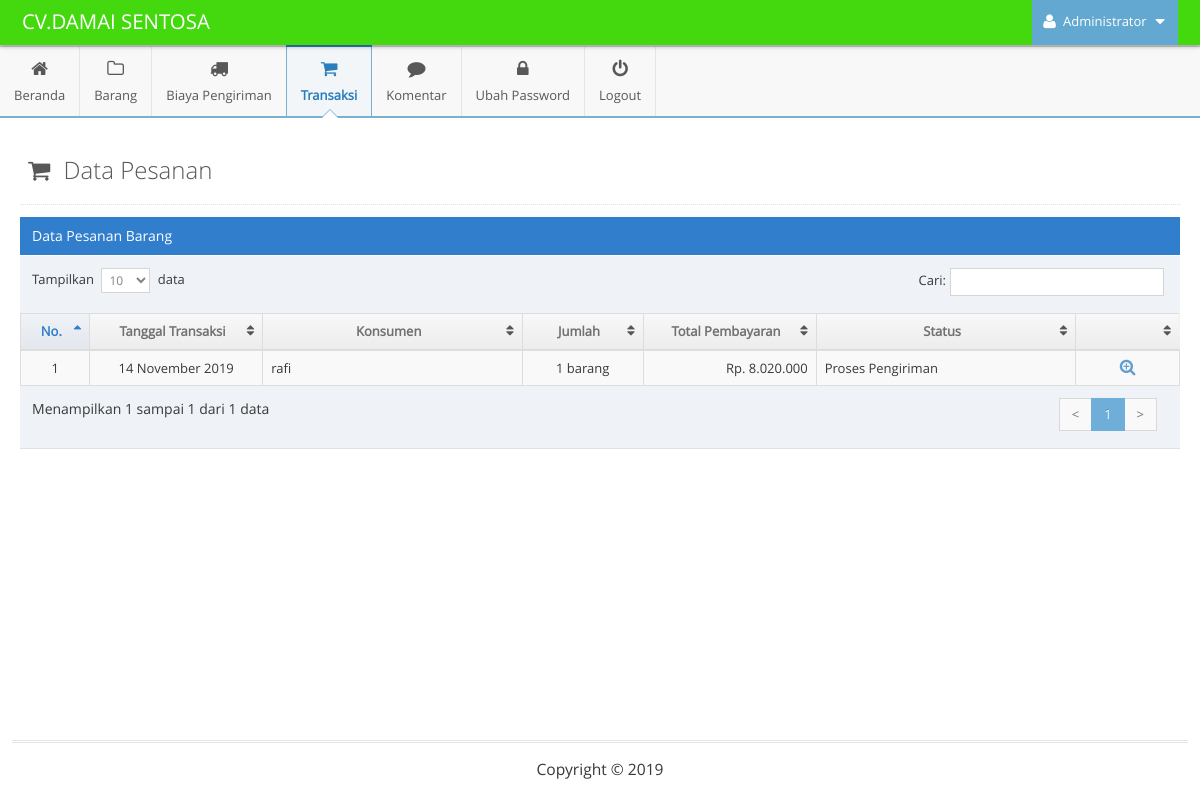
/admin/main.php?module=pesanan (signed in), run on the app's committed database.
### tables this page shows
CREATE TABLE `tbl_transaksi` (
  `id_transaksi` int(11) NOT NULL,
  `tanggal_transaksi` timestamp NOT NULL DEFAULT CURRENT_TIMESTAMP,
  `id_konsumen` int(11) NOT NULL,
  `total_bayar` int(11) NOT NULL,
  `status` varchar(50) NOT NULL DEFAULT 'Menunggu Pembayaran'
);

CREATE TABLE `tbl_konsumen` (
  `id_konsumen` int(11) NOT NULL,
  `tanggal_daftar` timestamp NOT NULL DEFAULT CURRENT_TIMESTAMP,
  `nama_konsumen` varchar(30) NOT NULL,
  `alamat` varchar(100) NOT NULL,
  `kota` int(4) NOT NULL,
  `provinsi` int(2) NOT NULL,
  `kode_pos` varchar(5) NOT NULL,
  `telepon` varchar(12) NOT NULL,
  `email` varchar(30) NOT NULL,
  `password` varchar(50) NOT NULL
);

### config/fungsi_tanggal.php (called while the page is built, shortened)
<?php
	function tgl_eng_to_ind($tgl) {
		$tanggal	= explode('-',$tgl);
		$kdbl		= $tanggal[1];
		if ($kdbl == '01')	{
			$nbln = 'Januari';
		}
		else if ($kdbl == '02') {
			$nbln = 'Februari';
		}
		else if ($kdbl == '03') {
			$nbln = 'Maret';
		}
		else if ($kdbl == '04') {
			$nbln = 'April';
		}
		else if ($kdbl == '05') {
			$nbln = 'Mei';
		}
		else if ($kdbl == '06') {
			$nbln = 'Juni';
		}
		else if ($kdbl == '07') {
			$nbln = 'Juli';
		}
		else if ($kdbl == '08') {
			$nbln = 'Agustus';
		}
		else if ($kdbl == '09') {
			$nbln = 'September';
		}
		else if ($kdbl == '10') {
			$nbln = 'Oktober';
		}
		else if ($kdbl == '11') {
			$nbln = 'November';
		}
		$tgl_ind = $tanggal[0]." ".$nbln." ".$tanggal[2];
		return $tgl_ind;
	}
?>

### config/fungsi_rupiah.php (called while the page is built, shortened)
<?php
function format_rupiah_nol($angka){
  $rupiah=number_format($angka,0,',','.');
  return $rupiah;
}
?>

### admin/modules/pesanan/view.php (the view)
<div class="page-content">
	<div class="page-header">
		<h1 style="color:#585858">
			<i style="margin-right:7px" class="ace-icon fa fa-shopping-cart"></i> Data Pesanan
		</h1>
	</div>
	<div class="row">
		<div class="col-xs-12">
			<div class="row">
				<div class="col-xs-12">
					<div class="table-header">
						Data Pesanan Barang
					</div>
					<div>
						<table id="dynamic-table" class="table table-striped table-bordered table-hover">
							<thead>
								<tr>
									<th>No.</th>
									<th>Tanggal Transaksi</th>
									<th>Konsumen</th>
									<th>Jumlah</th>
                                    <th>Total Pembayaran</th>
                                    <th>Status</th>
									<th></th>
								</tr>
							</thead>
							<tbody>
							<?php
                            $no = 1;
                            $query = mysqli_query($mysqli, "SELECT * FROM tbl_transaksi as a INNER JOIN tbl_konsumen as b
                            								ON a.id_konsumen=b.id_konsumen
                            								ORDER BY a.id_transaksi DESC")
                                                            or die('Ada kesalahan pada query transaksi: '.mysqli_error($mysqli));
                            while ($data = mysqli_fetch_assoc($query)) {
                                $tgl               = substr($data['tanggal_transaksi'],0,10);
                                $exp               = explode('-',$tgl);
                                $tanggal_transaksi = tgl_eng_to_ind($exp[2]."-".$exp[1]."-".$exp[0]);
                                $query1 = mysqli_query($mysqli, "SELECT COUNT(id_detail) as jumlah FROM tbl_transaksi_detail
                                                            WHERE id_transaksi='$data[id_transaksi]'")
                                                            or die('Ada kesalahan pada query detail: '.mysqli_error($mysqli));
                                $data1 = mysqli_fetch_assoc($query1);
                            ?>
                            	<tr>
									<td width="40" class="center"><?php echo $no; ?></td>
									<td width="100" class="center"><?php echo $tanggal_transaksi; ?></td>
									<td width="150"><?php echo $data['nama_konsumen']; ?></td>
									<td width="70" class="center"><?php echo $data1['jumlah']; ?> barang</td>
									<td width="100" align="right">Rp. <?php echo format_rupiah_nol($data['total_bayar']); ?></td>
									<td width="150"><?php echo $data['status']; ?></td>
									<td width="60" class="center">
										<div class="action-buttons">
											<a data-rel="tooltip" data-placement="top" title="Detail" class="blue tooltip-info" href="?module=form_pesanan&form=detail&id=<?php echo $data['id_transaksi']; ?>&id_konsumen=<?php echo $data['id_konsumen']; ?>">
												<i class="ace-icon fa fa-search-plus bigger-130"></i>
											</a>
										</div>
									</td>
								</tr>
							<?php
                            	$no++;
                            } ?>
							</tbody>
						</table>
					</div>
				</div>
			</div>
		</div>
	</div>
</div>

### data on the page
tbl_transaksi: tanggal_transaksi "14 November 2019", id_konsumen.nama_konsumen "rafi", jumlah "1", total_bayar "8.020.000", status "Proses Pengiriman"

### other printed values
$_SESSION['nama_admin'] "Administrator"
